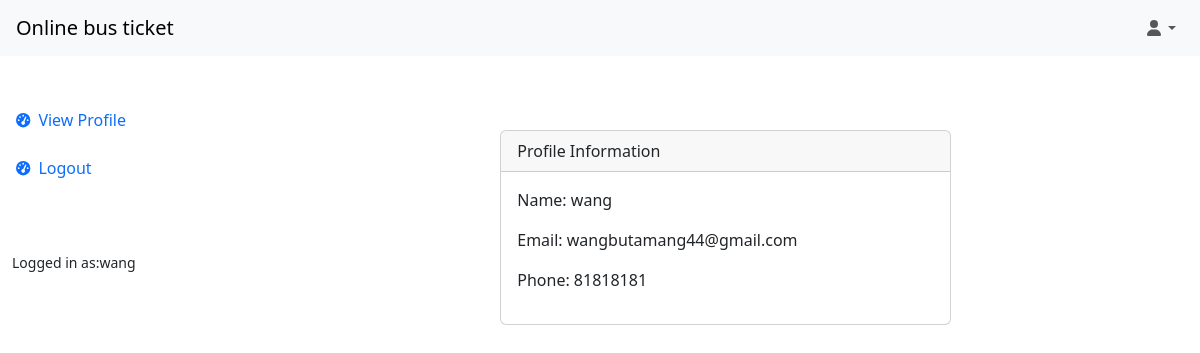
The app's page /userpannel/viewuser.php (signed in) with its own data.
### tables this page shows
CREATE TABLE `users` (
  `user_id` int(11) NOT NULL,
  `username` varchar(50) NOT NULL,
  `email` varchar(100) NOT NULL,
  `phone` varchar(20) NOT NULL,
  `password` varchar(30) NOT NULL,
  `usertype` varchar(50) NOT NULL DEFAULT 'user'
);

### userpannel/viewuser.php (the view, shortened to what this page needs)
<?php
include '../userpannel/setting.php';
include '../partial/dbconnect.php';
?>
<!DOCTYPE html>
<html>
<head>
  <link rel="stylesheet" href="https://cdn.jsdelivr.net/npm/bootstrap@5.3.0/dist/css/bootstrap.min.css">
</head>
<body>
  <div class="container">
       <div class="row">
      <div class="col-md-6 offset-3">
        <form action="useredit.php">
          <?php
          $currentUser = $_SESSION['username'];
          $sql = "SELECT * FROM users WHERE username = '$currentUser' ";
          $gotResults = mysqli_query($conn, $sql);
          if ($gotResults) {
            if (mysqli_num_rows($gotResults) > 0) {
              while ($row = mysqli_fetch_array($gotResults)) {
                ?>
                <div class="card">
                  <div class="card-header">
                    Profile Information
                  </div>
                  <div class="card-body">
                     <p>Name:  <?php echo $row['username']; ?>
                    <p>Email: <?php echo $row['email']; ?>
                    </p>
                   <p>Phone: <?php echo $row['phone']; ?>
                    </p>
                  </div>
                </div>
                <?php
              }
            }
          }
          ?>
        </form>
      </div>
    </div>
  </div>
</body>
</html>

### userpannel/viewuser.php (style rules this page uses)
.container { margin-top: 100px; margin-left: 237px; padding-left: 26px; padding-top: 30px; }

### records on screen
users: username "wang", email "wangbutamang44@gmail.com", phone "81818181"

### other values on screen
$_SESSION['username'] "wang"
